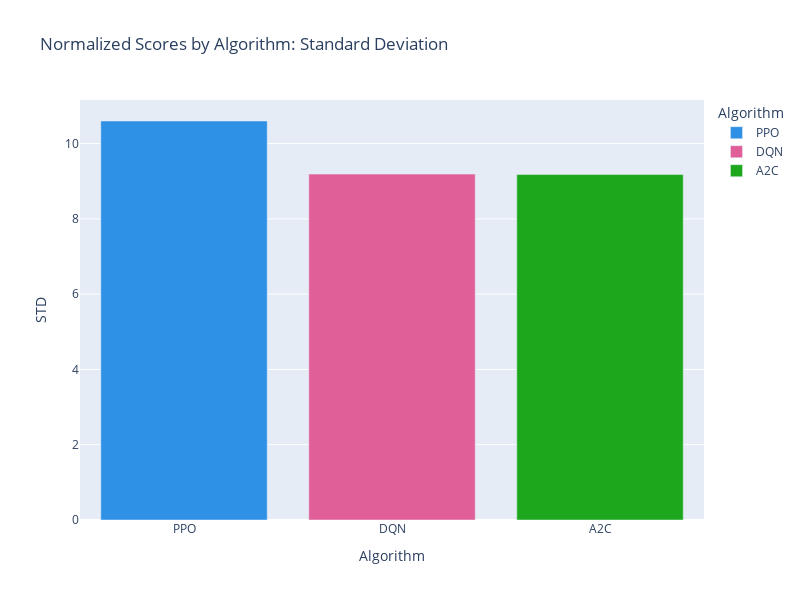

Notebook source saved alongside this figure:
### Code cell
fig = px.bar(algo_breakdown, 
             x="Algorithm",
             y="STD", 
             color="Algorithm", 
             color_discrete_sequence=px.colors.qualitative.Dark24,
             width=800,
             height=600,
             title="Normalized Scores by Algorithm: Standard Deviation")
fig.show()

### Figure 1 — Plotly figure (JSON) as saved in the notebook; plotly's stock layout.template omitted (floating-point values rounded to 4 significant figures)
{"data": [{"alignmentgroup": "True", "hovertemplate": "Algorithm=%{x}<br>STD=%{y}<extra></extra>", "legendgroup": "PPO", "marker": {"color": "#2E91E5", "pattern": {"shape": ""}}, "name": "PPO", "offsetgroup": "PPO", "orientation": "v", "showlegend": true, "textposition": "auto", "type": "bar", "x": ["PPO"], "xaxis": "x", "y": [10.6], "yaxis": "y"}, {"alignmentgroup": "True", "hovertemplate": "Algorithm=%{x}<br>STD=%{y}<extra></extra>", "legendgroup": "DQN", "marker": {"color": "#E15F99", "pattern": {"shape": ""}}, "name": "DQN", "offsetgroup": "DQN", "orientation": "v", "showlegend": true, "textposition": "auto", "type": "bar", "x": ["DQN"], "xaxis": "x", "y": [9.189], "yaxis": "y"}, {"alignmentgroup": "True", "hovertemplate": "Algorithm=%{x}<br>STD=%{y}<extra></extra>", "legendgroup": "A2C", "marker": {"color": "#1CA71C", "pattern": {"shape": ""}}, "name": "A2C", "offsetgroup": "A2C", "orientation": "v", "showlegend": true, "textposition": "auto", "type": "bar", "x": ["A2C"], "xaxis": "x", "y": [9.18], "yaxis": "y"}], "layout": {"barmode": "relative", "height": 600, "legend": {"title": {"text": "Algorithm"}, "tracegroupgap": 0}, "title": {"text": "Normalized Scores by Algorithm: Standard Deviation"}, "width": 800, "xaxis": {"anchor": "y", "categoryarray": ["PPO", "DQN", "A2C"], "categoryorder": "array", "domain": [0, 1], "title": {"text": "Algorithm"}}, "yaxis": {"anchor": "x", "domain": [0, 1], "title": {"text": "STD"}}}}
